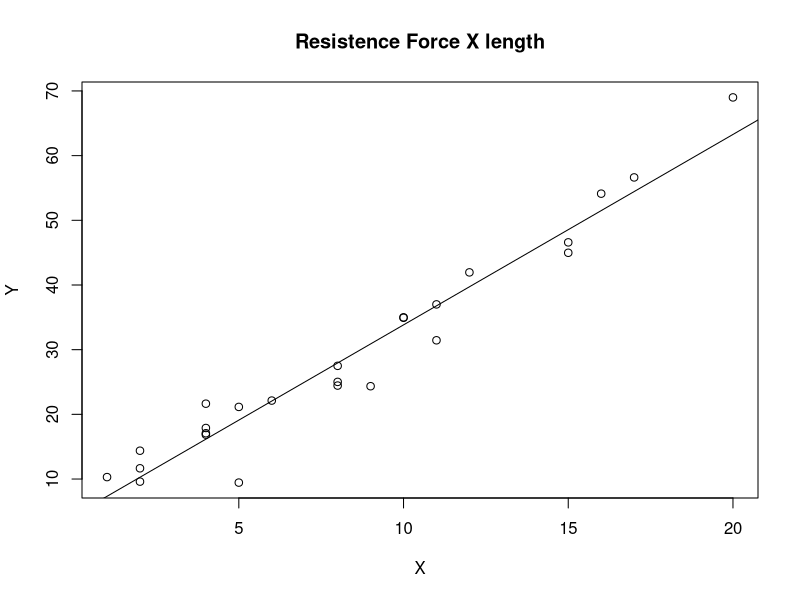

The R source for this figure:
library(tidyverse)
library(readxl)


forceRes <- c(9.45, 24.45, 31.45, 35.00, 25.02, 16.86, 14.38, 9.60, 24.35, 27.50, 17.08, 37.00, 41.95, 11.66, 21.65, 17.89, 69.00, 10.30, 34.93, 46.59, 44.98, 54.12, 56.63, 22.13, 21.15)
comprimento <- c(5, 8, 11, 10, 8, 4, 2, 2, 9, 8, 4, 11, 12, 2, 4, 4, 20, 1, 10, 15, 15, 16, 17, 6, 5)

Y <- forceRes
X <- comprimento

database <- cbind(X, Y)

cor(X, Y)

plot(X, Y, main = "Resistence Force X length")
gama <- (lm(Y ~ X))
abline(gama)
coef(gama)
print(summary(gama))